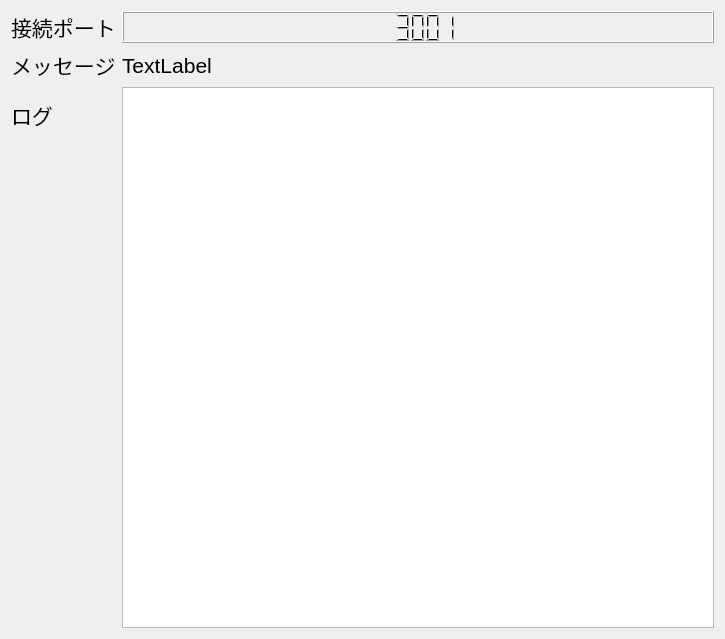
<?xml version="1.0" encoding="UTF-8"?>
<ui version="4.0">
 <class>Form</class>
 <widget class="QWidget" name="Form">
  <property name="geometry">
   <rect>
    <x>0</x>
    <y>0</y>
    <width>725</width>
    <height>639</height>
   </rect>
  </property>
  <property name="acceptDrops">
   <bool>true</bool>
  </property>
  <property name="windowTitle">
   <string>Form</string>
  </property>
  <layout class="QGridLayout" name="gridLayout">
   <item row="0" column="0">
    <layout class="QFormLayout" name="formLayout">
     <item row="0" column="0">
      <widget class="QLabel" name="label_port">
       <property name="font">
        <font>
         <pointsize>16</pointsize>
        </font>
       </property>
       <property name="text">
        <string>接続ポート</string>
       </property>
      </widget>
     </item>
     <item row="0" column="1">
      <widget class="QLCDNumber" name="lcdNumber_port">
       <property name="intValue" stdset="0">
        <number>3001</number>
       </property>
      </widget>
     </item>
     <item row="1" column="0">
      <widget class="QLabel" name="label_msg">
       <property name="font">
        <font>
         <pointsize>16</pointsize>
        </font>
       </property>
       <property name="text">
        <string>メッセージ</string>
       </property>
      </widget>
     </item>
     <item row="1" column="1">
      <widget class="QLabel" name="label_msg_2">
       <property name="font">
        <font>
         <pointsize>16</pointsize>
        </font>
       </property>
       <property name="acceptDrops">
        <bool>true</bool>
       </property>
       <property name="text">
        <string>TextLabel</string>
       </property>
      </widget>
     </item>
     <item row="2" column="0">
      <widget class="QLabel" name="label_log">
       <property name="font">
        <font>
         <pointsize>16</pointsize>
        </font>
       </property>
       <property name="text">
        <string>ログ</string>
       </property>
      </widget>
     </item>
     <item row="2" column="1">
      <widget class="QListWidget" name="listWidget_log"/>
     </item>
    </layout>
   </item>
  </layout>
 </widget>
 <resources/>
 <connections/>
</ui>
